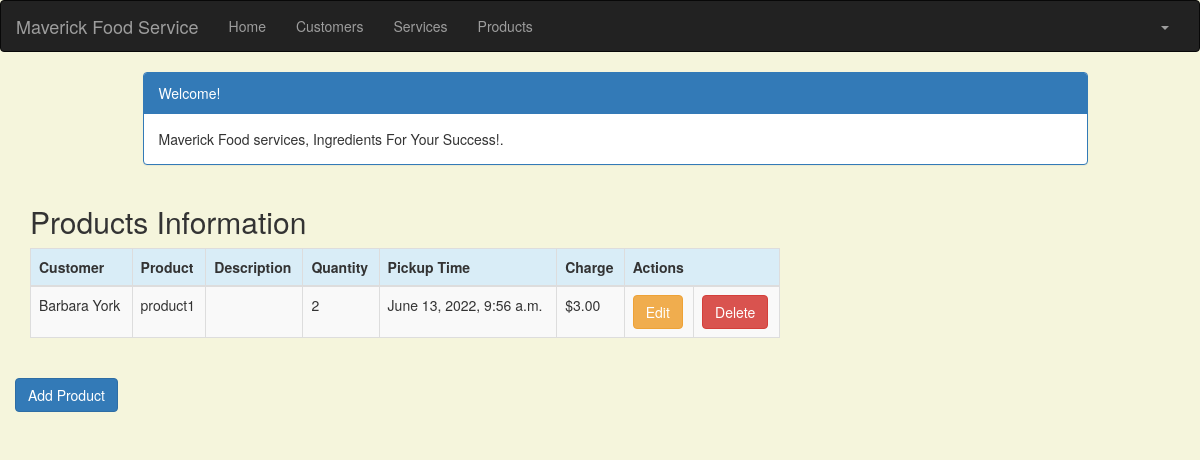
The page /product_list (signed in) on the database its author committed.
### crm/models.py (models this page shows, shortened)
class Product(models.Model):
    cust_name = models.ForeignKey(Customer, on_delete=models.CASCADE, related_name='products')
    product = models.CharField(max_length=100)
    p_description = models.TextField()
    quantity = models.IntegerField()
    pickup_time = models.DateTimeField(
        default=timezone.now)
    charge = models.DecimalField(max_digits=10, decimal_places=2)
    created_date = models.DateTimeField(
        default=timezone.now)
    updated_date = models.DateTimeField(auto_now_add=True)

class Customer(models.Model):
    cust_name = models.CharField(max_length=50)
    organization = models.CharField(max_length=100, blank=True)
    role = models.CharField(max_length=100)
    email = models.EmailField(max_length=100)
    bldgroom = models.CharField(max_length=100)
    address = models.CharField(max_length=200)
    account_number = models.IntegerField(blank=False, null=False)
    city = models.CharField(max_length=50)
    state = models.CharField(max_length=50)
    zipcode = models.CharField(max_length=10)
    phone_number = models.CharField(max_length=50)
    created_date = models.DateTimeField(
        default=timezone.now)
    updated_date = models.DateTimeField(auto_now_add=True)
    def __str__(self):
        return str(self.cust_name)

### crm/views.py (the view)
# urls.py: path('product_list', views.product_list, name='product_list'),
@login_required
def product_list(request):
    products = Product.objects.filter(created_date__lte=timezone.now())
    return render(request, 'crm/product_list.html', {'products': products})

### crm/templates/crm/product_list.html (shortened to what this page needs)
<!DOCTYPE html>
{% extends 'crm/base.html' %}
{% block content %}
    <head>
        <link rel="stylesheet" href="https://maxcdn.bootstrapcdn.com/bootstrap/3.3.4/css/bootstrap.min.css">
    </head>
    <body>
    <div class="container">
        <div class="row">
            <div class="col-md-10 col-md-offset-1">
                <div class="panel panel-primary">
                    <div class="panel-heading">Welcome!</div>
                    <div class="panel-body">
                        Maverick Food services, Ingredients For Your Success!.
                    </div>
                </div>
            </div>
        </div>
    </div>
    <div class="row">
        <h2 style="padding-left: 15Px">Products  Information</h2>
    </div>
    <div>
        <table class="table table-striped table-bordered table-hover">
            <thead>
           <tr class="bg-info">
                <th>Customer</th>
                <th>Product</th>
                <th>Description</th>
                <th>Quantity</th>
                <th>Pickup Time</th>
                <th>Charge</th>
                <th colspan="3">Actions</th>
            </tr>
            </thead>
            <tbody>
            {% for product in products %}
                <tr>
                    <td>{{ product.cust_name }}</td>
                    <td>{{ product.product }}</td>
                    <td>{{ product.description }}</td>
                    <td>{{ product.quantity }}</td>
                    <td>{{ product.pickup_time }}</td>
                    <td>${{ product.charge }}</td>
                    <td><a href="{% url 'crm:product_edit' pk=product.pk %}"
                           class="btn btn-warning">Edit</a></td>
                    <td><a href="{% url 'crm:product_delete' pk=product.pk %}"
                           class="btn btn-danger">Delete</a>
                    </td>
                </tr>
            {% endfor %}
            </tbody>
        </table>
    </div>
         <div class="row">
         <a href="{% url 'crm:product_new' %}" class="row"><span
                    class="btn btn-primary">Add Product</span></a>
         </div>
    </body>
{% endblock %}

### crm/templates/crm/product_list.html (style rules this page uses)
body { background-color: beige; }

### rows shown on the page
Product: cust_name "Barbara York", product "product1", quantity "2", pickup_time "June 13, 2022, 9:56 a.m.", charge "3.00"
